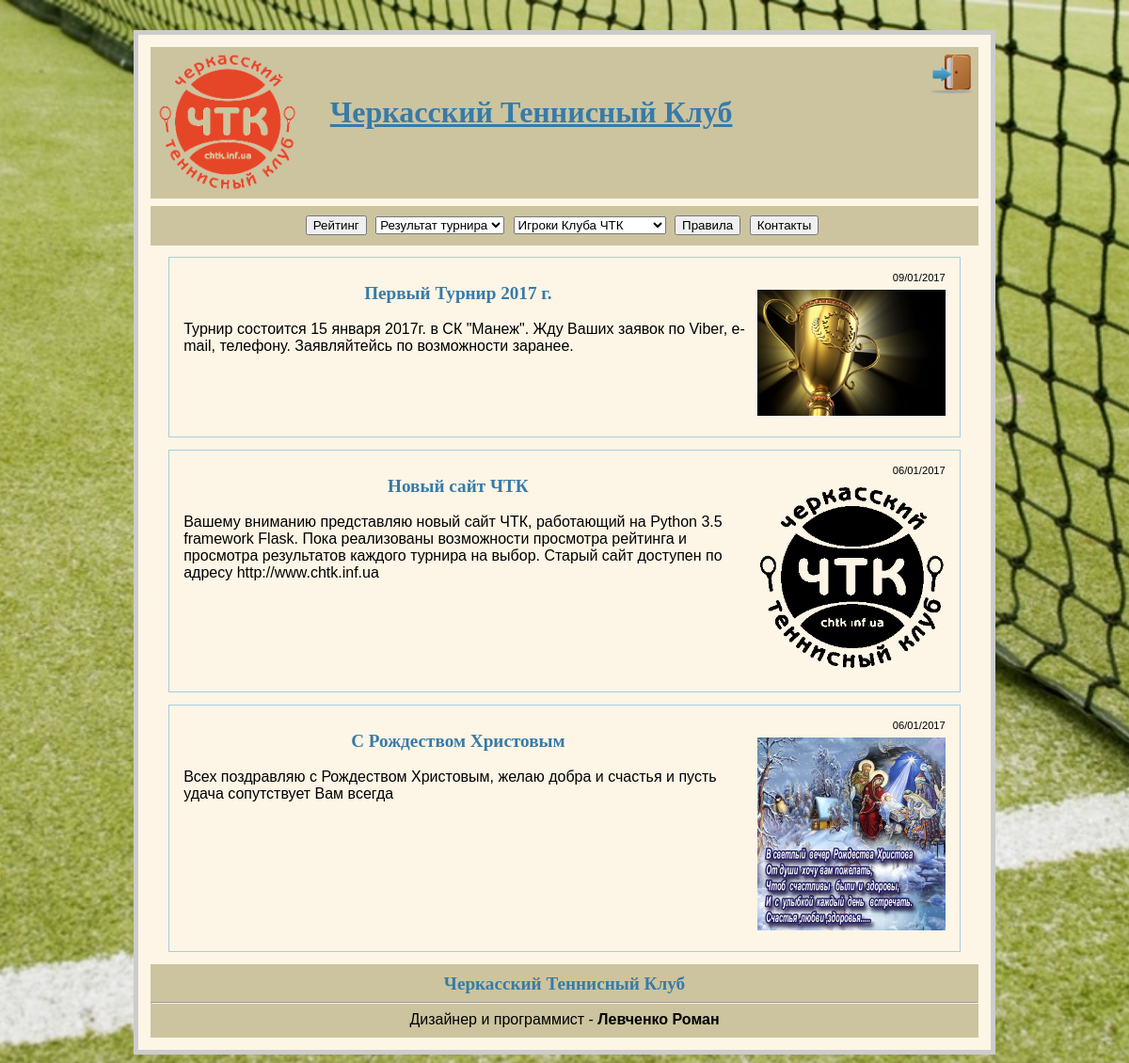
The page / on the database its author committed.
### tables this page shows
CREATE TABLE "entries"(
	"id"              Integer PRIMARY KEY AUTOINCREMENT,
	"title"           Text NOT NULL,
	"text"            Text NOT NULL,
	"date_of_article" Text NOT NULL,
	"images"          Text,
	"tour"            Text );

### chtk.py (the view)
@app.route('/')
def show_entries():
    db = get_db()
    cur = db.execute('select title, text, date_of_article, images, tour from entries order by id desc')
    cur_1 = db.execute('select id, player_name, player_surname, path_photo from players order by id')
    entries = cur.fetchall()
    players = cur_1.fetchall()
    return render_template('show_entries.html', entries=entries, players=players)

### chtk.py (called while the page is built)
def connect_db():
    rv = sqlite3.connect(app.config['DATABASE'])
    rv.row_factory = sqlite3.Row
    return rv

def get_db():
    if not hasattr(g, 'sqlite_db'):
        g.sqlite_db = connect_db()
    return g.sqlite_db

### templates/show_entries.html (shortened to what this page needs)
{% extends "base.html" %}
{% block body %}
  <ul class=entries>
    {% for entry in entries %}
      <li><div class="date" align="right"> {{ entry.date_of_article }}</div>
    {% if entry.images %}
        <img src="{{ entry.images }}" width="200" align="right" class="picture"><h2 align="center">{{ entry.title }} </h2><br>{{ entry.text|safe }} {% if entry.tour %}<a href="{{ entry.tour }}">ГРУППЫ И РАСПИСАНИЕ</a>{% endif %}
    {% else %}
        <h2 align="center">{{ entry.title }} </h2><br>
        {{ entry.text|safe }} {% if entry.tour %}<a href="{{ entry.tour }}">ГРУППЫ И РАСПИСАНИЕ</a>{% endif %}
    {% endif %}
    </li>
  {% else %}
    <li><em>Unbelievable.  No entries here so far</em></li>
  </ul>
  {% endfor %}
<div class="footer"><h2 align="center">Черкасский Теннисный Клуб</h2><hr>
  <div align="center"> Дизайнер и программист - <b>Левченко Роман</b></div>
</div>
{% endblock %}

### templates/base.html (shortened to what this page needs)
<!doctype html>
<link rel=stylesheet type=text/css href="{{ url_for('static', filename='style.css') }}">
<div class=page>
    <div class=metanav>
        <div align="left"> <a href="/"> <img src="{{ url_for('static', filename='logo2.png') }}" width="150" align="middle" ></a>
            <a href="/" class="title"><b>Черкасский Теннисный Клуб</b></a>
            {% if not session.logged_in %}
                <a href="{{ url_for('login') }}"><input type="image" src="/static/login_button.png" width="45" align="right"></a>
            {% else %}
                <a href="{{ url_for('logout') }}"><input type="image" src="/static/logout_button.png" width="45" align="right"></a>
            {% endif %}
        </div>
    </div>
  <div class=metanav>
      <center>
          <ul class="hr">
              <li><form action="/rating/"><input type="submit" value="Рейтинг"></form></li>
              <li><form method="post" name="drop_down_box">
                    <select name="menu" size="1" onchange="top.location=this.value">
                        <option value="Результат турнира">Результат турнира</option>
                    </select></form></li>
              <li><form method="post" name="drop_down_box">
                    <select name="menu" size="1" onchange="top.location=this.value">
                        <option value="Игроки" >Игроки Клуба ЧТК</option>
                    </select></form></li>
              <li><form action="/rules/"><input type="submit" value="Правила"></form></li>
              <li><form action="/contacts/"><input type="submit" value="Контакты"></form></li>
          </ul>
      </center>
  </div>
  {% block body %}{% endblock %}
</div>

### static/style.css (style rules this page uses)
a, h1, h2 { color: #377ba8; }
h1, h2 { font-family: 'Georgia', serif; margin: 0; }
h2 { font-size: 1.2em; }
.page { margin: 2em auto; width: 55em; border: 5px solid #ccc; padding: 0.8em; background: #FDF5E6; }
.entries { list-style: none; margin: 0; padding: 0; }
.entries li { margin: 0.8em 1.2em; border: 1px solid #aacbe2; padding: 15px; }
.entries li h2 { margin-left: -1em; }
.metanav { padding: 0.4em; margin-bottom: 0.5em; background: #CCC49F; }
ul.hr { margin: 0; padding: 4px; }
ul.hr li { display: inline-block; margin-right: 5px; }
.date { font-size: 0.7em; }
.footer { padding: 10px 0; background-color: #CCC49F; }
.picture { margin: 7px 0 7px 7px; }
.title { font-family: 'Georgia', serif; font-size: 2em; padding-left: 30px; }

### rows shown on the page
entries: date_of_article "09/01/2017", images (picture), title "Первый Турнир 2017 г.", text "Турнир состоится 15 января 2017г. в СК \"Манеж\". Жду Ваших заявок по Viber, e-mail, телефону. Заявляйтейсь по возможности заранее."
entries: date_of_article "06/01/2017", images (picture), title "Новый сайт ЧТК", text "Вашему вниманию представляю новый сайт ЧТК, работающий на Python 3.5 framework Flask. Пока реализованы возможности просмотра рейтинга и просмотра результатов каждого турнира на выбор. Старый сайт доступен по адресу http://www.chtk.inf.ua"
entries: date_of_article "06/01/2017", images (picture), title "С Рождеством Христовым", text "Всех поздравляю с Рождеством Христовым, желаю добра и счастья и пусть удача сопутствует Вам всегда"
